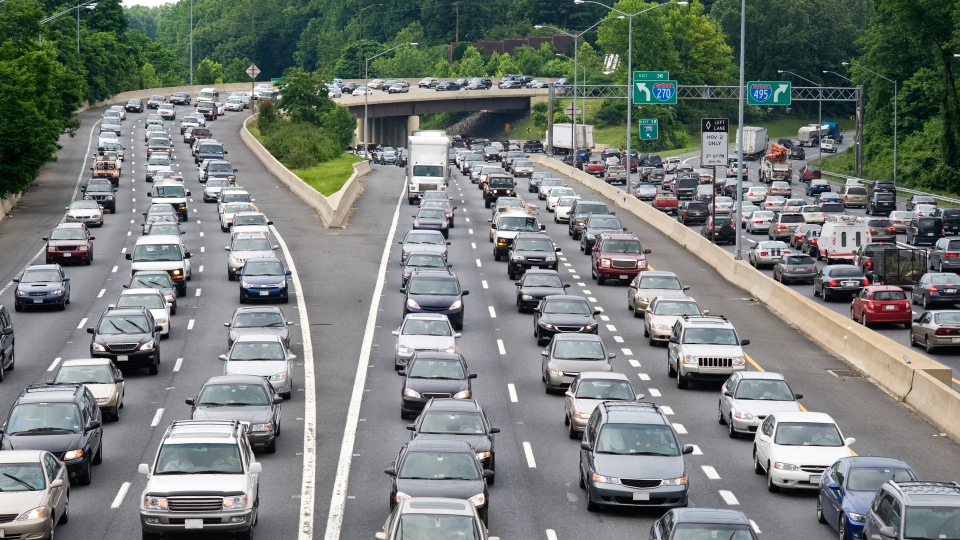
#> input picture yolo_sahi/traffic_jam.jpg, 1920 x 1080 px (shown at 1/2 size)
$ python draw_patches.py
#> lines starting #> are read from the running program, lines starting #| are printed output that depends on the picture; after the words box and inside, x2 and y2 are one past the last pixel; in counts of white or black regions, pixels touching at a corner belong together
import cv2
import numpy as np

# Load the image
img_path = 'traffic_jam.jpg'
img = cv2.imread(img_path)
#> img is the input picture: shape (1080, 1920, 3); mean B, G, R 120.4, 124.8, 118.8

if img is None:
    raise ValueError(f"Could not load image from {img_path}")

# Define the 8 patches with their coordinates
patches = [
    [(0, 0), (640, 0), (640, 640), (0, 640)],  # Top-left
    [(640, 0), (1280, 0), (1280, 640), (640, 640)],  # Top-middle
    [(1280, 0), (1920, 0), (1920, 640), (1280, 640)],  # Top-right
    [(0, 440), (640, 440), (640, 1080), (0, 1080)],  # Bottom-left
    [(640, 440), (1280, 440), (1280, 1080), (640, 1080)],  # Bottom-middle
    [(1280, 440), (1920, 440), (1920, 1080), (1280, 1080)],  # Bottom-right
    [(320, 220), (960, 220), (960, 840), (320, 840)],  # Center-left (overlapping)
    [(960, 220), (1600, 220), (1600, 840), (960, 840)],  # Center-right (overlapping)
]

# Define colors for each patch (BGR format for OpenCV)
colors = [
    (0, 255, 0),      # Green - Top-left
    (255, 0, 0),      # Blue - Top-middle
    (0, 0, 255),      # Red - Top-right
    (255, 255, 0),    # Cyan - Bottom-left
    (255, 0, 255),    # Magenta - Bottom-middle
    (0, 255, 255),    # Yellow - Bottom-right
    (0, 0, 0),        # Black - Center-left
    (255, 255, 255),  # White - Center-right
]

# Draw each patch border
for i, patch in enumerate(patches):
    # Convert patch coordinates to numpy array for cv2.polylines
    pts = np.array(patch, dtype=np.int32)
    pts = pts.reshape((-1, 1, 2))

    # Draw the rectangle border
    cv2.polylines(img, [pts], isClosed=True, color=colors[i], thickness=3, lineType=cv2.LINE_AA)

    # Optionally add patch number label
    # Get the top-left corner for label placement
    x, y = patch[0]
    cv2.putText(img, f'P{i+1}', (x+5, y+25), cv2.FONT_HERSHEY_SIMPLEX,
                0.8, colors[i], 2, cv2.LINE_AA)
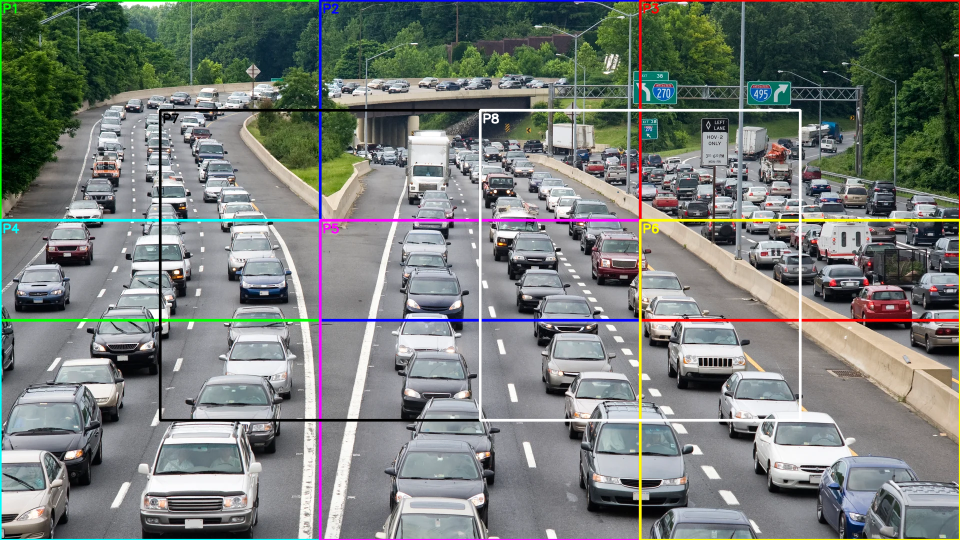
#> img: shape (1080, 1920, 3) (shown at 1/2 size); 4.65% of pixels changed, all inside (x1, y1, x2, y2) = (0, 0, 1920, 1080)

# Save the result
output_path = 'traffic_jam_with_patches.jpg'
cv2.imwrite(output_path, img)
print(f"Image with patch borders saved to {output_path}")
